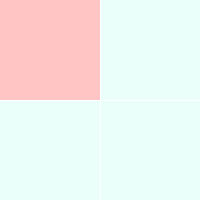
Frame 1 (no input)
Frame 60 (the mouse pressed at the canvas centre just before this capture): identical to frame 1, image omitted
Frame 120 (the mouse held since frame 60 and released just before this capture): identical to frame 1, image omitted

The Processing sketch that drew this single still picture (run headless with seeded random() and noise(); from frame 60 on, the mouse is pressed at the canvas centre):

// Processing sketch: processing_60651
// ── processing_60651.pde

color c1,c2,c3,c4,c5;

float h,w;

void setup(){
  size(200, 200);
  colorMode(HSB,360,100,100,100);
  background(168,22,100);
  
  w = width/2;
  h = height/2;
  
  smooth();
  
}

void draw () {
  stroke(0,0,100);
  background(168,8,100);
  line(width/2, 0, width/2, height);
  line(0, height/2, width, height/2);
  
  if(mouseX <= w && mouseY <= h) {
    fill(0,23,100);
    noStroke();
    rect(0,0, w, h);
  } else if(mouseX >= w && mouseY <= h) {
    fill(121,23,100);
    noStroke();
    rect(w,0,w,h);
  } else if(mouseX <=w && mouseY >= h) {
    fill(219,23,100);
    noStroke();
    rect(0,h,w,h);
  } else if(mouseX >= w && mouseY >= h){
    fill(58,23,100);
    noStroke();
    rect(w,h,w,h);
  }

}
